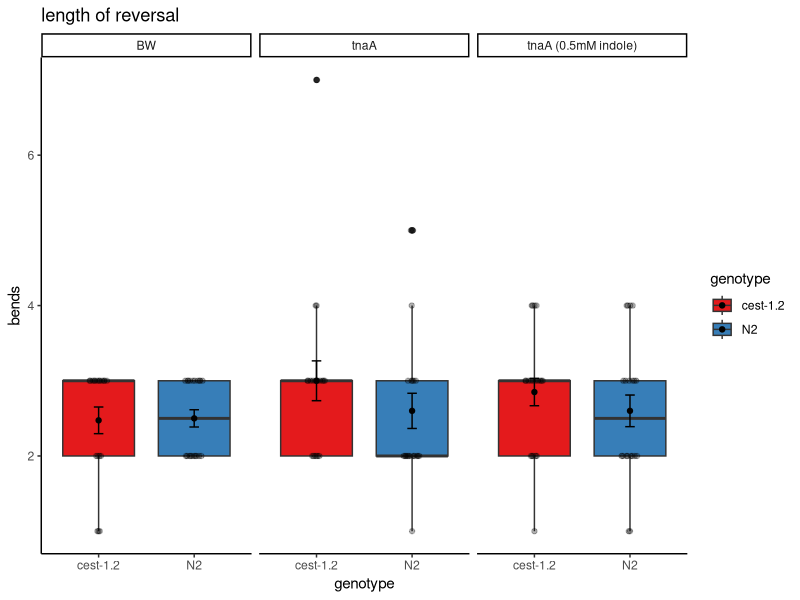

Source code (R):
## ---- chunk 1
knitr::opts_chunk$set(echo = TRUE)
library(tidyverse)
library(patchwork)
library(ggbeeswarm)
library(kableExtra)
library(magrittr)
theme_set(theme_classic())
## ---- chunk 2
AntTouch <- read_csv('tnaA_rescue_data.csv') %>%
mutate(plate = as.factor(plate))
## ---- chunk 3

(Plot <- AntTouch %>%
  ggplot(aes(x = genotype,fill=genotype, y = bends)) +
  geom_boxplot() +
  ggbeeswarm::geom_quasirandom(aes(fill = genotype),
                               width = .1,
                               alpha = 0.3,
                               dodge.width = .75) +
   stat_summary(aes(fill= genotype),
               geom = "point", 
               fun = "mean", 
               width = 0.3, 
               position = position_dodge(width = .4)) +
  stat_summary(aes(),
               geom = "errorbar", 
               fun.data = "mean_se", 
               width = 0.1, 
               position = position_dodge(width = 1.6)) +
  scale_color_brewer(palette = "Set1") +
  scale_fill_brewer(palette = "Set1") +
   labs(title = "length of reversal",
 y = "bends", x = "genotype") +
   facet_grid(. ~ condition))
